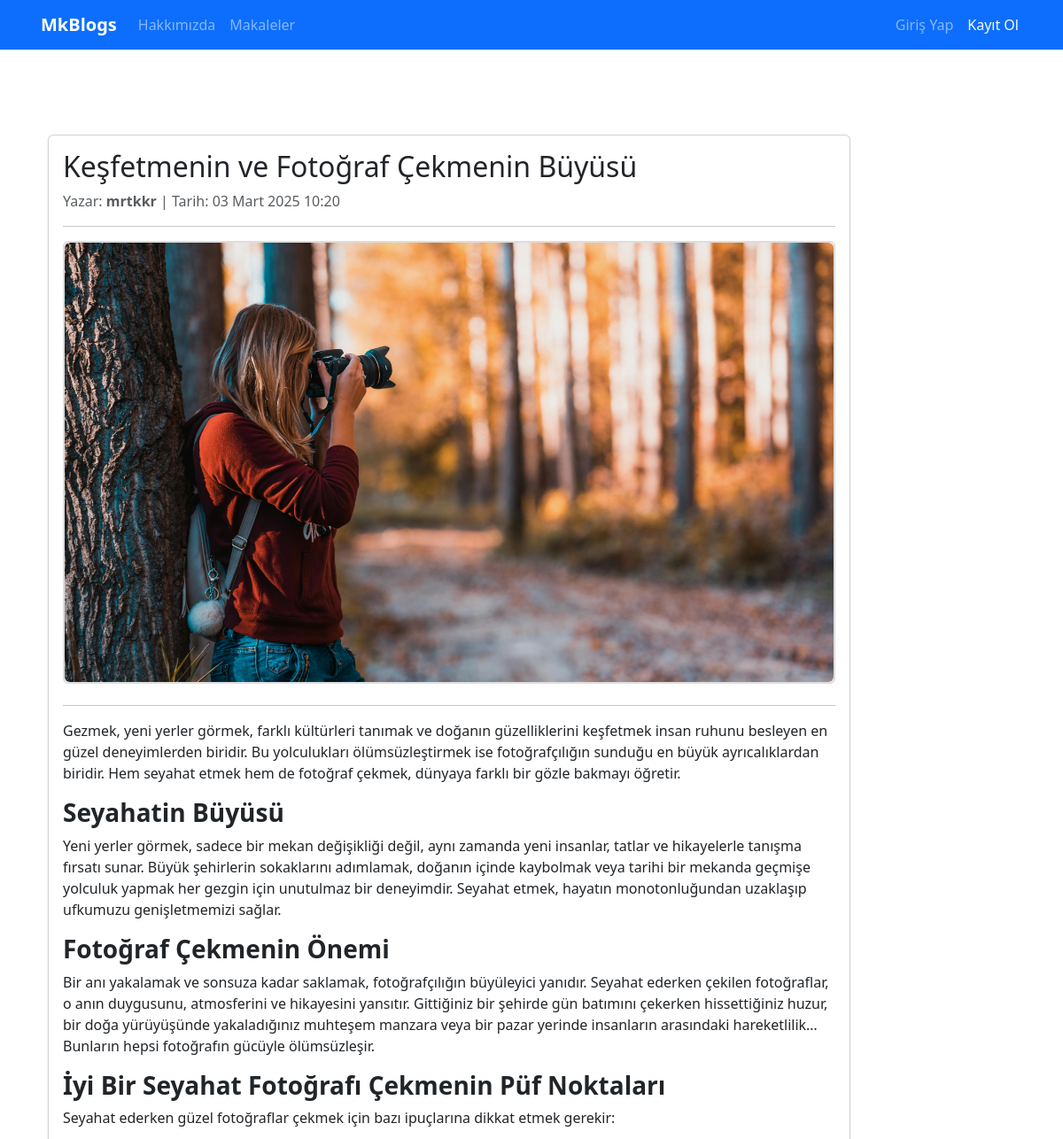
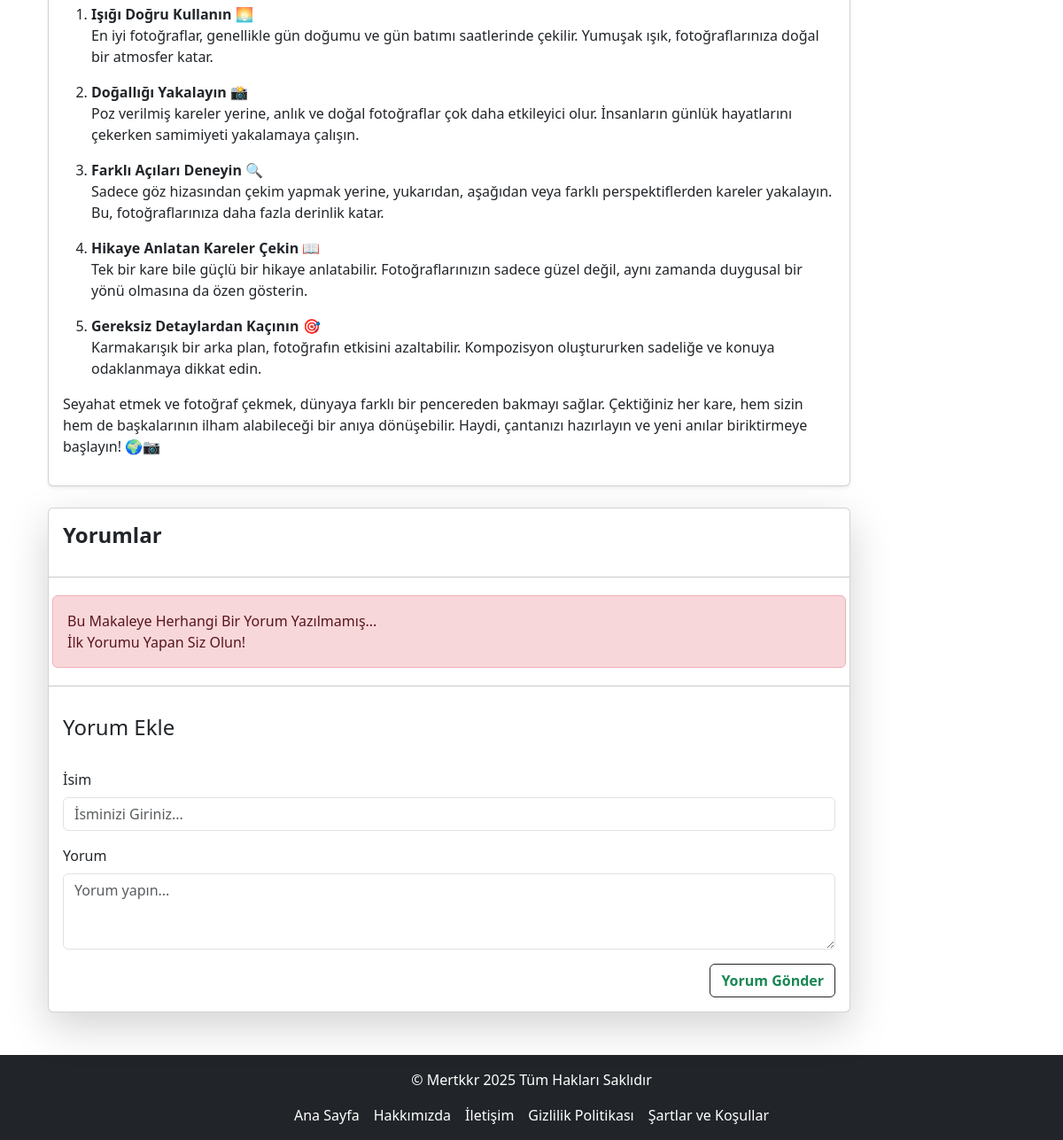
The app's page /blogs/blog/5 with its own data (2 pictures, top to bottom).
### blog/models.py (models this page shows, shortened)
class Blog(models.Model):
    author=models.ForeignKey("auth.User",on_delete=models.CASCADE,verbose_name="Yazar")
    title=models.CharField(max_length=70,verbose_name="başlık")
    content = CKEditor5Field("İçerik", config_name="default")  # CKEditor 5 kullanıldı
    created_date=models.DateTimeField(auto_now_add=True,verbose_name="Oluşturma Tarihi")
    blog_image=models.FileField(blank=True,null=True,verbose_name="Bloğa Fotoğraf Ekleyin.")
    class Meta:
        ordering= ['-created_date']

### blog/views.py (the view)
# urls.py: path('blog/<int:id>',views.detail,name="detail"),
def detail(request,id):
    blog=get_object_or_404(Blog,id=id)
    comments= blog.comments.all()
    return render(request,"detail.html",{"blog":blog,"comments":comments})

### templates/detail.html (shortened to what this page needs)
{% extends "layout.html" %}
{% block body %}
<div class="container my-5">
    <div class="row">
        <div class="col-lg-10">
            <div class="card shadow-sm mb-4">
                <div class="card-body">
                    <h2 class="card-title"> {{blog.title}} </h2>
                    <p class="text-muted">Yazar: <strong> {{blog.author.username}} </strong> | Tarih: {{blog.created_date}} </p>
                    <hr>
                     {% if blog.blog_image %}
                     <div class="bg-light d-flex justify-content-center align-items-center rounded mb-4" style="height: 500px; width: 100%; border: 2px solid #ddd; overflow: hidden;">
                        <img class="img-fluid rounded shadow-sm" src="{{blog.blog_image.url}}" alt="Blog Image" style="width: 100%; height: 100%; object-fit: cover; object-position: center;">
                    </div>
                     {% endif %}
                    <hr>
                    <p class="lead">
                        {{blog.content|safe}}
                    </p>
                </div>
            </div>
        </div>
    </div>
    <div class="row">
        <div class="col-lg-10">
            <div class="card shadow-lg">
                <h4 class="p-3 mb-0"><strong> Yorumlar </strong></h4>
                    <hr>
                {% if comments %}
                {% for comment in comments|dictsortreversed:"comment_date" %}
                <div class="comment mt-4 p-4 mb-4 mx-1 border rounded shadow-sm bg-light">
                    <p><strong class="text-primary">{{ comment.comment_author }}</strong> - <span class="text-muted">{{ comment.comment_date }}</span></p>
                    <p class="lead">{{ comment.comment_content }}</p>
                    <button class="btn btn-sm btn-outline-secondary" onclick="toggleReplyForm({{ comment.id }})">Yanıtla</button>
                    <form method="POST" action="{% url 'blog:comment' blog.id %}" class="reply-form mt-2" id="reply-form-{{ comment.id }}" style="display:none;">
                        {% csrf_token %}
                        <input type="hidden" name="parent_id" value="{{ comment.id }}">
                        <div class="form-group">
                            <input type="text" name="comment_author" class="form-control" placeholder="İsminizi Giriniz...">
                        </div>
                        <div class="form-group">
                            <textarea name="comment_content" class="form-control" rows="2" placeholder="Yanıtınızı yazın..."></textarea>
                        </div>
                        <button type="submit" class="btn btn-sm btn-primary">Yanıt Gönder</button>
                    </form>
                    {% for reply in comment.replies.all|dictsort:"comment_date" %}
                    <div class="reply mt-3 ml-5 p-3 border rounded shadow-sm bg-white">
                        <p><strong class="text-success">{{ reply.comment_author }}</strong> - <span class="text-muted">{{ reply.comment_date }}</span></p>
                        <p>{{ reply.comment_content }}</p>
                    </div>
                    {% endfor %}
                </div>
                {% endfor %}
                {% else %}
                <div class="alert alert-danger m-1">Bu Makaleye Herhangi Bir Yorum Yazılmamış... <br>
                İlk Yorumu Yapan Siz Olun!
                </div>
                {% endif %}
                <hr>
                <h4 class="p-3 mb-0">Yorum Ekle</h4>
                <div class="card-body">
                    <form method="POST" action="{% url 'blog:comment' blog.id %}">
                        <div class="form-group">
                            <label for="formGroupExampleInput">İsim</label>
                            <input type="text"
                            name="comment_author" class="form-control" id="formGroupExampleInput" placeholder="İsminizi Giriniz...">
                        </div>
                    <div class="form-group">
                        <label for="formGroupExampleInput">Yorum</label>
                        <textarea name="comment_content" class="form-control" rows="3" placeholder="Yorum yapın..."></textarea>
                    </div>
                    <div class="d-flex justify-content-end">
                        <button type="submit" class="btn btn-outline-dark text-success"><strong>Yorum Gönder</strong> </button>
                    </div>
                    </form>
                </div>
            </div>
        </div>
    </div>
</div>
{% endblock body %}

### records on screen
Blog: title "Keşfetmenin ve Fotoğraf Çekmenin Büyüsü", author.username "mrtkkr", created_date "03 Mart 2025 10:20", blog_image (picture), content "Gezmek, yeni yerler görmek, farklı kültürleri tanımak ve doğanın güzelliklerini keşfetmek insan ruhunu besleyen en güzel deneyimlerden biridir. Bu yolculukları ölümsüzleştirmek ise fotoğrafçılığın sunduğu en büyük ayrıcalıklardan biridir. Hem seyahat etmek hem de fotoğraf çekmek, dünyaya farklı bir gözle bakmayı öğretir. Seyahatin Büyüsü Yeni yerler görmek, sadece bir mekan değişikliği değil, aynı zamanda yeni insanlar, tatlar ve hikayelerle tanışma fırsatı sunar. Büyük şehirlerin sokaklarını adımlamak, doğanın içinde kaybolmak veya tarihi bir mekanda geçmişe yolculuk yapmak her gezgin için unutulmaz bir deneyimdir. Seyahat etmek, hayatın monotonluğundan uzaklaşıp ufkumuzu genişletmemizi…"
